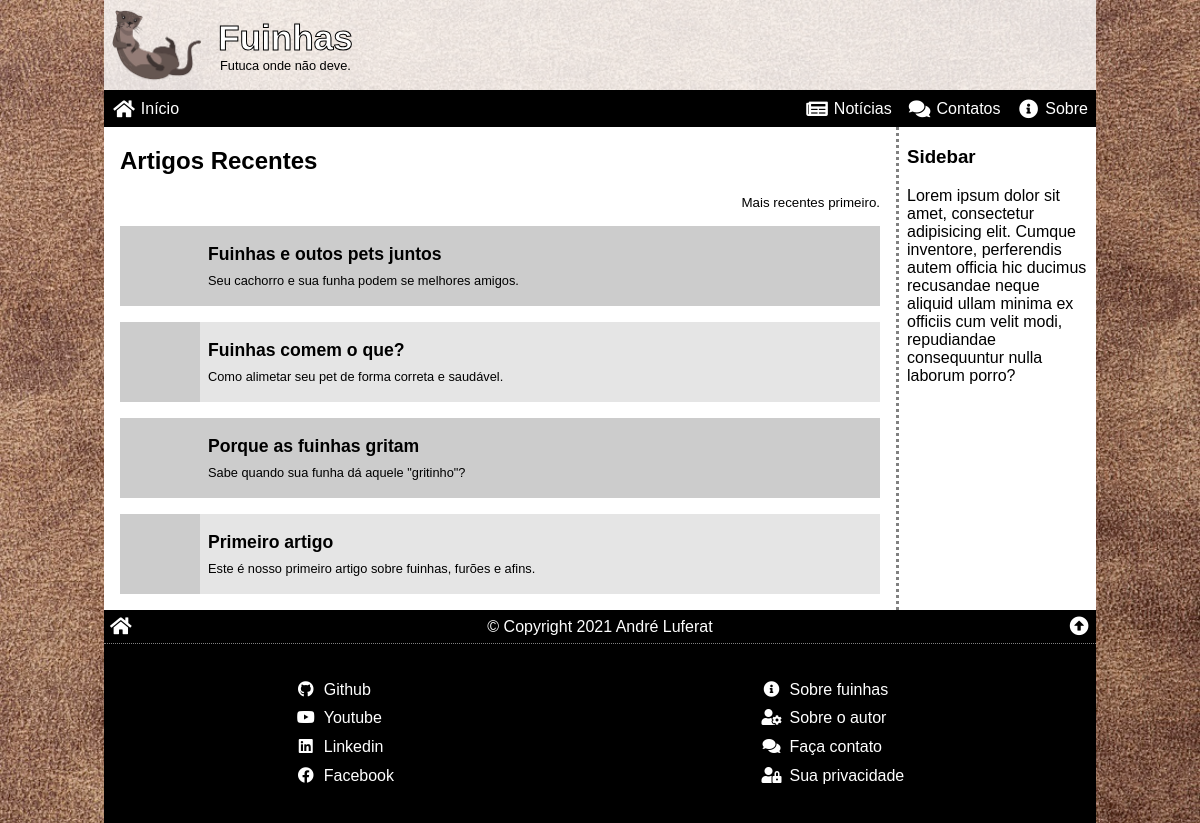
The page / on the database its author committed.
### tables this page shows
CREATE TABLE articles (
    art_id INT PRIMARY KEY AUTO_INCREMENT,
    art_date TIMESTAMP DEFAULT CURRENT_TIMESTAMP,
    art_image VARCHAR(255) NOT NULL,
    art_title VARCHAR(127) NOT NULL,
    art_intro VARCHAR(255) NOT NULL,
    art_text LONGTEXT NOT NULL,
    art_author INT NOT NULL,
    art_status ENUM ('inativo', 'ativo') DEFAULT 'ativo',
    FOREIGN KEY (art_author) REFERENCES authors (aut_id)
);

### _config.php (called while the page is built, shortened)
<?php
if ($_SERVER['SERVER_NAME'] == 'fuinhas.localhost') {
    $myServer = 'localhost';
    $myUser = 'root';
    $myPass = '';
    $myDatabase = 'fuinhas';
} else {
    $myServer = '';
    $myUser = '';
    $myPass = '';
    $myDatabase = '';
}
$conn = new mysqli ($myServer, $myUser, $myPass, $myDatabase);
$conn->query("SET NAMES 'utf8'");
$conn->query('SET character_set_connection=utf8');
$conn->query('SET character_set_client=utf8');
$conn->query('SET character_set_results=utf8');
$conn->query('SET GLOBAL lc_time_names = pt_BR');
$conn->query('SET lc_time_names = pt_BR');
$sql = "SELECT * FROM config";
$res = $conn->query($sql);
while($data = $res->fetch_assoc()) {
    if(substr($data['var'], 0, 7) == 'social_') {
        $var = str_ireplace('social_', '', $data['var']);
        $T['social_'][$var] = $data['val'];
    } else if(substr($data['var'], 0, 5) == 'meta_') {
        $var = str_ireplace('meta_', '', $data['var']);
        $T['meta_'][$var] = $data['val'];
    } else {
        $T[$data['var']] = $data['val'];
    }
}

### index.php (the view)
<?php
require_once ('_config.php');
$T['pageTitle'] = '';
$T['pageCSS'] = '/css/index.css';
$T['pageJS'] = '/js/index.js';
$sql = "
    SELECT `art_id`, `art_image`, `art_title`, `art_intro`
    FROM `articles`
    WHERE `art_status` = 'ativo' AND art_date <= NOW()
    ORDER BY art_date DESC
";
$res = $conn->query($sql);
$articles = '';
while ($art = $res->fetch_assoc()) :
    $articles .= <<<HTML
    <div class="article" data-link="/view.php?{$art['art_id']}">
        <img src="{$art['art_image']}" alt="{$art['art_title']}">
        <div>
            <h3>{$art['art_title']}</h3>
            {$art['art_intro']}
        </div>
    </div>
HTML;
endwhile;
require_once ('_header.php');
?>
<article>
    <h2>Artigos Recentes</h2>
    <small>Mais recentes primeiro.</small>
    <?php echo $articles ?>
</article>
<aside>
    <h3>Sidebar</h3>
    <p>Lorem ipsum dolor sit amet, consectetur adipisicing elit. Cumque inventore, perferendis autem officia hic ducimus recusandae neque aliquid ullam minima ex officiis cum velit modi, repudiandae consequuntur nulla laborum porro?</p>
</aside>
<?php
require_once ('_footer.php');

### _header.php (shortened to what this page needs)
<?php
if ($T['pageCSS'] == '') {
    $tagCSS = '';
} else {
    $tagCSS = "<link rel=\"stylesheet\" href=\"{$T['pageCSS']}\">\n";
}
?><!DOCTYPE html>
<html lang="pt-br">
<head>
    <link rel="stylesheet" href="https://cdnjs.cloudflare.com/ajax/libs/font-awesome/5.15.2/css/all.min.css">
    <link rel="stylesheet" href="<?php echo $T['templateCSS'] ?>">
    <?php echo $tagCSS ?>
</head>
<body>
    <div class="wrap">
        <header>
            <a href="/"><img src="<?php echo $T['siteLogo'] ?>" alt="Fuinhas - Arte por toda parte."></a>
            <h1>
                <?php echo $T['siteName'] ?>
                <small><?php echo $T['siteSlogan'] ?></small>
            </h1>
        </header>
        <nav>
            <a href="/"><i class="fas fa-home fa-fw"></i><span>Início</span></a>
            <a href="/"><i class="fas fa-newspaper fa-fw"></i><span>Notícias</span></a>
            <a href="/"><i class="fas fa-comments fa-fw"></i><span>Contatos</span></a>
            <a href="/"><i class="fas fa-info-circle fa-fw"></i><span>Sobre</span></a>
        </nav>
        <main>

### _footer.php (shortened to what this page needs)
</main>
<?php
$siteYear = intval($T['siteYear']);
?>
<footer>
    <div class="license">
        <a href="/"><i class="fas fa-home fa-fw"></i></a>
        <div>&copy; Copyright <?php echo $siteYear ?> <?php echo $T['siteOwner'] ?></div>
        <a href="#top"><i class="fas fa-arrow-alt-circle-up fa-fw"></i></a>
    </div>
    <div class="footer-menus">
        <div class="menu-social">
            <ul>
<?php
foreach($T['social_'] as $socialName => $socialLink ) :
    $socialIcon = "<i class=\"fab fa-{$socialName} fa-fw\"></i>";
    $socialFaceName = ucfirst($socialName);
    echo "\t<li><a href=\"{$socialLink}\" target=\"_blank\">{$socialIcon}<span>{$socialFaceName}</span></a></li>\n";
endforeach;
?>
            </ul>
        </div>
        <div class="menu-tools">
            <ul>
                <li><a href="/"><i class="fas fa-info-circle fa-fw"></i><span>Sobre <?php echo lcfirst($T['siteFullName']) ?></span></a></li>
                <li><a href="/"><i class="fas fa-user-cog fa-fw"></i><span>Sobre o autor</span></a></li>
                <li><a href="/"><i class="fas fa-comments fa-fw"></i><span>Faça contato</span></a></li>
                <li><a href="/"><i class="fas fa-user-lock fa-fw"></i><span>Sua privacidade</span></a></li>
            </ul>
        </div>
    </div>
</footer>
</div>
</body>
</html>

### css/global.css (style rules this page uses)
* { box-sizing: border-box; outline: 0; }
html, body { position: relative; width: 100%; height: 100%; margin: 0; padding: 0; font-family: sans-serif; font-size: 16px; }
a { color: steelblue; text-decoration: none; transition: .2s; }
body { background-image: url(/img/bg_01.jpg); background-size: cover; background-repeat: no-repeat; background-color: darkgray; }
.wrap { position: relative; height: 100%; width: 100%; max-width: 992px; margin: auto; }
header { display: flex; align-items: center; background: rgba(255, 255, 255, 0.8); }
header img { display: block; margin: 0 1rem 0 0.5rem; width: 90px; height: 90px; }
header h1 { text-align: center; font-size: 2.2rem; margin: 0; -webkit-text-stroke: 1px #000; color: #fff; }
header small { display: block; font-size: 0.8rem; font-weight: normal; -webkit-text-stroke: 0px; color: #000; }
nav { background: black; display: flex; justify-content: flex-end; border-top: 1px dotted black; border-bottom: 1px dotted black; }
nav a { color: white; text-align: center; display: flex; flex-direction: column; align-items: center; padding: 0.5rem; text-decoration: none; }
nav a:first-child { margin-right: auto; }
nav i { font-size: 2rem; }
nav span { padding-top: 0.3rem; }
@media (min-width: 450px) { nav a { flex-direction: row; } }
@media (min-width: 450px) { nav i { font-size: 1.2rem; } }
@media (min-width: 450px) { nav span { padding-top: 0; padding-left: 0.3rem; } }
main { background: white; overflow: auto; }
article { padding: 0 1rem; }
aside { padding: 0 0.5rem; border-top: 3px dotted grey; }
@media (min-width: 640px) { main { display: flex; } }
@media (min-width: 640px) { article { flex-grow: 2; } }
@media (min-width: 640px) { aside { border-top: none; border-left: 3px dotted grey; min-width: 200px; max-width: 200px; } }
footer { background: black; color: white; border-top: 1px dotted black; }
.license { display: flex; align-items: center; justify-content: space-between; border-bottom: 1px dotted grey; }
.license div { text-align: center; font-size: 0.8rem; }
.license a { padding: 0.3rem; color: white; text-decoration: none; font-size: 1.2rem; }
.footer-menus { display: flex; justify-content: space-around; margin-top: 0.5rem; padding: 0.5rem; }
.footer-menus ul { list-style: none; padding: 0.5rem; margin-top: 0.5rem; line-height: 1.8; }
.footer-menus a { color: white; text-decoration: none; }
.footer-menus i { margin-right: 0.5rem; }
@media (min-width: 450px) { .license div { font-size: 1rem; } }

### css/index.css (style rules this page uses)
article > small { display: block; text-align: right; }
.article { display: flex; align-items: center; margin: 1rem 0; cursor: pointer; font-size: 0.8rem; }
.article img { display: block; width: 80px; height: 80px; }
.article div { padding: 0.5rem; }
.article h3 { margin: 0; margin-bottom: 0.5rem; font-size: 1.1rem; }
.article:nth-child(even) { background: rgba(0, 0, 0, 0.1); }
.article:nth-child(odd) { background: rgba(0, 0, 0, 0.2); }

### rows shown on the page
articles: art_title "Fuinhas e outos pets juntos", art_intro "Seu cachorro e sua funha podem se melhores amigos."
articles: art_title "Fuinhas comem o que?", art_intro "Como alimetar seu pet de forma correta e saudável."
articles: art_title "Porque as fuinhas gritam", art_intro "Sabe quando sua funha dá aquele \"gritinho\"?"
articles: art_title "Primeiro artigo", art_intro "Este é nosso primeiro artigo sobre fuinhas, furões e afins."

### other values the page prints
$T['siteName'] "Fuinhas"
$T['siteSlogan'] "Futuca onde não deve."
$siteYear "2021"
$T['siteOwner'] "André Luferat"
$socialFaceName "Github"
$socialFaceName "Youtube"
$socialFaceName "Linkedin"
$socialFaceName "Facebook"
lcfirst($T['siteFullName']) "fuinhas"
